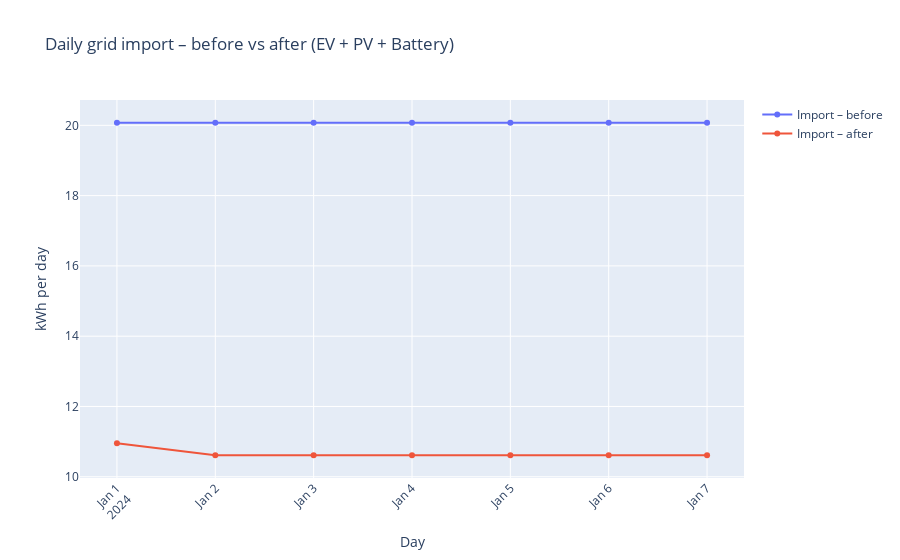

The notebook cell this image was saved under:
### Code cell
def daily_import_export(df: pd.DataFrame) -> pd.DataFrame:
    g = (
        df.reset_index()
        .groupby(["flow", pd.Grouper(key="t_start", freq="1D")])["kwh"]
        .sum()
        .unstack(0)
        .fillna(0.0)
    )
    g.index.name = "day"
    return g

daily_before = daily_import_export(res_combo.df_before)
daily_after = daily_import_export(res_combo.df_after)

display(daily_before.head())
display(daily_after.head())

# Build Plotly figure
fig = go.Figure()

fig.add_trace(
    go.Scatter(
        x=daily_before.index,
        y=daily_before.get("grid_import", 0.0),
        mode="lines+markers",
        name="Import – before",
    )
)

fig.add_trace(
    go.Scatter(
        x=daily_after.index,
        y=daily_after.get("grid_import", 0.0),
        mode="lines+markers",
        name="Import – after",
    )
)

fig.update_layout(
    title="Daily grid import – before vs after (EV + PV + Battery)",
    xaxis_title="Day",
    yaxis_title="kWh per day",
    xaxis_tickangle=-45,
)

fig.show()

### Figure 1 — Plotly figure (JSON) as saved in the notebook; plotly's stock layout.template omitted (floating-point values rounded to 4 significant figures)
{"data": [{"mode": "lines+markers", "name": "Import – before", "type": "scatter", "x": ["2024-01-01T00:00:00+10:00", "2024-01-02T00:00:00+10:00", "2024-01-03T00:00:00+10:00", "2024-01-04T00:00:00+10:00", "2024-01-05T00:00:00+10:00", "2024-01-06T00:00:00+10:00", "2024-01-07T00:00:00+10:00"], "y": [20.08, 20.08, 20.08, 20.08, 20.08, 20.08, 20.08]}, {"mode": "lines+markers", "name": "Import – after", "type": "scatter", "x": ["2024-01-01T00:00:00+10:00", "2024-01-02T00:00:00+10:00", "2024-01-03T00:00:00+10:00", "2024-01-04T00:00:00+10:00", "2024-01-05T00:00:00+10:00", "2024-01-06T00:00:00+10:00", "2024-01-07T00:00:00+10:00"], "y": [10.96, 10.61, 10.61, 10.61, 10.61, 10.61, 10.61]}], "layout": {"title": {"text": "Daily grid import – before vs after (EV + PV + Battery)"}, "xaxis": {"tickangle": -45, "title": {"text": "Day"}}, "yaxis": {"title": {"text": "kWh per day"}}}}
